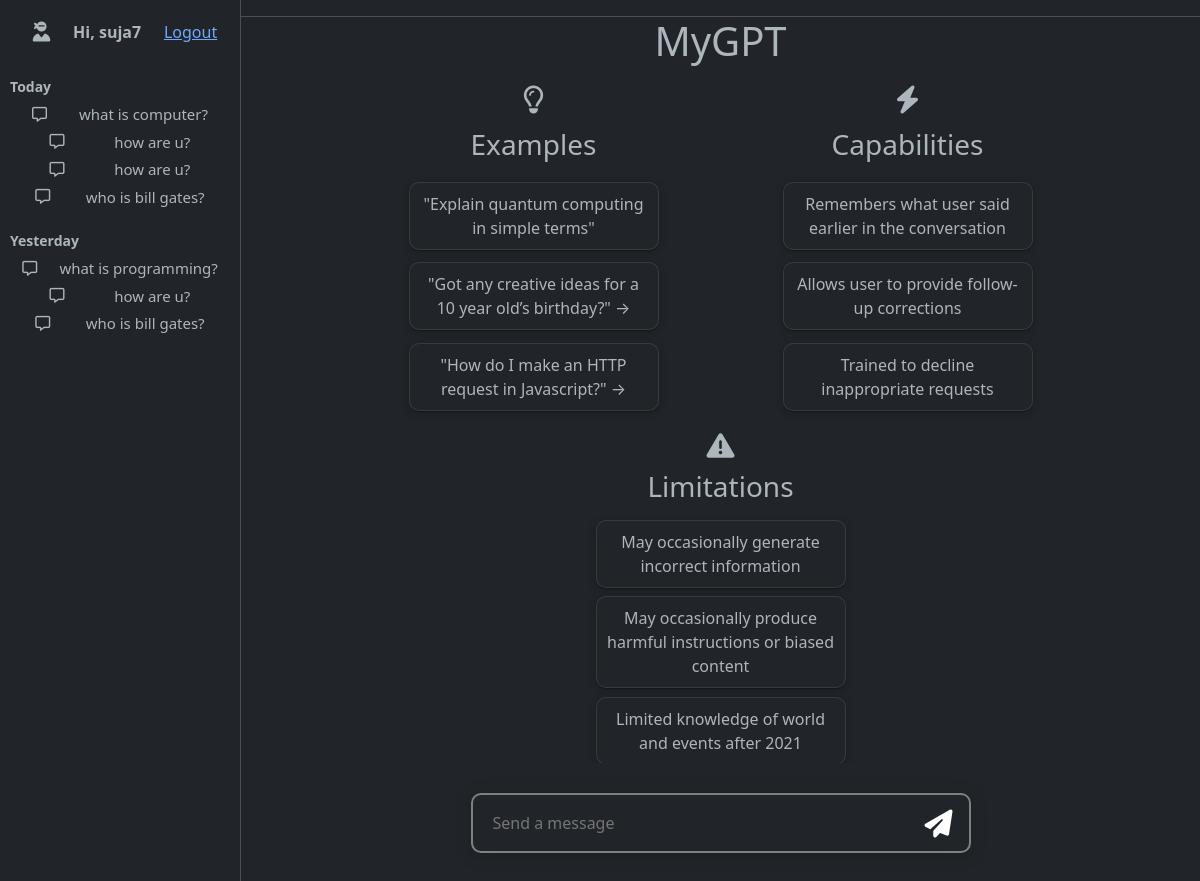
The app's page / (signed in) with its own data.
### chatapp/models.py (models this page shows)
class QuestionAnswer(models.Model):
    user = models.ForeignKey(User, on_delete=models.CASCADE, related_name="questions")
    question = models.CharField(max_length=1000)
    answer = models.TextField()
    created = models.DateField(auto_now_add=True)
    def __str__(self):
        return self.question

### chatapp/views.py (the view)
# urls.py: path("",views.index, name="index"),
@login_required(login_url="signin")
def index(request):
    today = date.today()
    yesterday = date.today() - timedelta(days=1)
    seven_days_ago = date.today() - timedelta(days=7)
    questions = QuestionAnswer.objects.filter(user=request.user)
    t_questions = questions.filter(created=today)
    y_questions = questions.filter(created=yesterday)
    s_questions = questions.filter(created__gte=seven_days_ago, created__lte=today)
    context = {"t_questions":t_questions, "y_questions": y_questions, "s_questions": s_questions}
    return render(request,"chatapp/index.html",context)

### chatapp/templates/chatapp/index.html (shortened to what this page needs)
<!DOCTYPE html>
{%load static%}
<html lang="en" data-bs-theme="dark">
    <head>
        <link rel="stylesheet" href="{% static 'css/styles.css' %}"/>
        <link rel="stylesheet" href="{% static 'css/bootstrap.min.css' %}">
        <link rel="stylesheet" href="{% static 'css/custom.css' %}" />
        <link rel="stylesheet" href="https://cdnjs.cloudflare.com/ajax/libs/font-awesome/6.4.0/css/all.min.css" />
        <link rel="stylesheet" href="https://cdnjs.cloudflare.com/ajax/libs/font-awesome/6.4.0/css/regular.min.css" />
        <link rel="stylesheet" href="https://cdnjs.cloudflare.com/ajax/libs/font-awesome/6.4.0/css/solid.min.css" />
    </head>
    <body>
        <div class="d-flex" id="wrapper">
            <div class="border-end" id="sidebar-wrapper">
                <div class="list-group list-group-flush">
                   <div id="list-group">
                        <div class="user">
                            <i class="fa-solid fa-user-ninja"></i>
                            <p>Hi, {{request.user.username}}</p>
                            <a href="{% url 'signout' %}">Logout</a>
                        </div>
                        {% if t_questions %}
                        <div class="chat-today">
                            <small>Today</small>
                            {% for tq in t_questions %}
                            <div class="chat">
                                <i class="fa-regular fa-message"></i>
                                <p>{{tq}}</p>
                            </div>
                            {% endfor %}
                        </div>
                        {% endif %}
                        {% if y_questions %}
                        <div class="chat-today">
                            <small>Yesterday</small>
                            {% for yq in y_questions %}
                            <div class="chat">
                                <i class="fa-regular fa-message"></i>
                                <p>{{yq}}</p>
                            </div>
                            {% endfor %}
                        </div>
                        {% endif %}
                    </div>
                </div>
            </div>
            <div id="page-content-wrapper" data-bs-theme="dark">
                <nav class="navbar navbar-expand-lg border-bottom">
                </nav>
                <div class="container-fluid container-fluid-2">
                    <h1>MyGPT</h1>
                    <div class="bot-feature-container">
                        <div class="feature-container">
                            <div class="icon"><i class="fa-regular fa-lightbulb"></i></div>
                            <h3>Examples</h3>
                            <div class="feature">"Explain quantum computing in simple terms"</div>
                            <div class="feature">"Got any creative ideas for a 10 year old’s birthday?" →</div>
                            <div class="feature">"How do I make an HTTP request in Javascript?" →</div>
                        </div>
                        <div class="feature-container">
                            <div class="icon"><i class="fa-solid fa-bolt"></i></div>
                            <h3>Capabilities</h3>
                            <div class="feature">Remembers what user said earlier in the conversation</div>
                            <div class="feature">Allows user to provide follow-up corrections</div>
                            <div class="feature">Trained to decline inappropriate requests</div>
                        </div>
                        <div class="feature-container">
                            <div class="icon"><i class="fa-solid fa-triangle-exclamation"></i></div>
                            <h3>Limitations</h3>
                            <div class="feature">May occasionally generate incorrect information</div>
                            <div class="feature">May occasionally produce harmful instructions or biased content</div>
                            <div class="feature">Limited knowledge of world and events after 2021</div>
                        </div>
                    </div>
                </div>
                <form action="" class="submit-form">
                    <input type="text" id="input_value" placeholder="Send a message" required>
                    <button id="submit-btn"><i class="fa-solid fa-paper-plane"></i></button>
                </form>
            </div>
        </div>
    </body>
</html>

### chatapp/static/css/custom.css (style rules this page uses)
* { box-sizing: border-box; font-weight: 400; }
body { overflow: none !important; }
p { margin: 0px; padding: 0px; }
.container-fluid-2 { height: 75vh !important; overflow: auto }
.container-fluid-2 h1 { text-align: center; }
.container-fluid-2 .bot-feature-container { width: 80%; height: 400px; margin: auto; display: flex; align-items: center; justify-content: space-around; flex-wrap: wrap; }
.container-fluid-2 .bot-feature-container .feature-container { width: 250px; height: 350px; border-radius: 10px; display: flex; align-items: center; justify-content: space-evenly; flex-direction: column; }
.container-fluid-2 .bot-feature-container .feature-container .feature { width: 100%; height: auto; display: flex; align-items: center; justify-content: center; text-align: center; padding: 10px 10px 10px 10px; box-shadow: rgba(0, 0, 0, 0.25) 0px 0.0625em 0.0625em, rgba(0, 0, 0, 0.25) 0px 0.125em 0.5em, rgba(255, 255, 255, 0.1) 0px 0px 0px 1px inset; border-radius: 10px; }
.container-fluid-2 .bot-feature-container .feature-container .icon { width: 30px; height: 30px; display: flex; align-items: center; justify-content: center; }
.container-fluid-2 .bot-feature-container .feature-container .icon i { font-size: 28px; }
.submit-form { width: 500px; height: 60px; border: 2px solid gray; border-radius: 10px; margin: 30px auto; display: flex; align-items: center; justify-content: space-between; align-items: center; padding: 0px 10px 0px 10px; box-shadow: rgba(14, 30, 37, 0.12) 0px 2px 4px 0px, rgba(14, 30, 37, 0.32) 0px 2px 16px 0px; }
.submit-form input { height: 50px; width: 400px; padding: 10px; border: none; background: none; outline: none; }
.submit-form button { border: none; background: none; font-size: 28px; }
.user { display: flex; align-items: center; justify-content: space-evenly; margin: 10px 0px 30px 0px; }
.user i { font-size: 20px; }
.user p { font-weight: bold; }
.chat-today { height: auto; margin-bottom: 20px; }
.chat-today .chat { display: flex; align-items: center; margin: 5px 0px 0px 0px; justify-content: space-evenly; overflow-y: auto; font-size: 15px; cursor: pointer; }
.chat-today .chat p { height: auto; margin: 0px 10px; }
#list-group { padding: 10px 10px 10px 10px; width: 250px; overflow: auto; height: 100vh !important; overflow: auto !important; }
.chat-today small { font-weight: bold; }
@media only screen and (max-width: 1200px) { .container-fluid-2 { overflow: auto; } }
@media only screen and (max-width: 1200px) { .bot-feature-container { height: auto; } }

### records on screen
QuestionAnswer: question "what is computer?"
QuestionAnswer: question "how are u?"
QuestionAnswer: question "how are u?"
QuestionAnswer: question "who is bill gates?"
QuestionAnswer: question "what is programming?"
QuestionAnswer: question "how are u?"
QuestionAnswer: question "who is bill gates?"

### other values on screen
{{ request.user.username }} "suja7"
